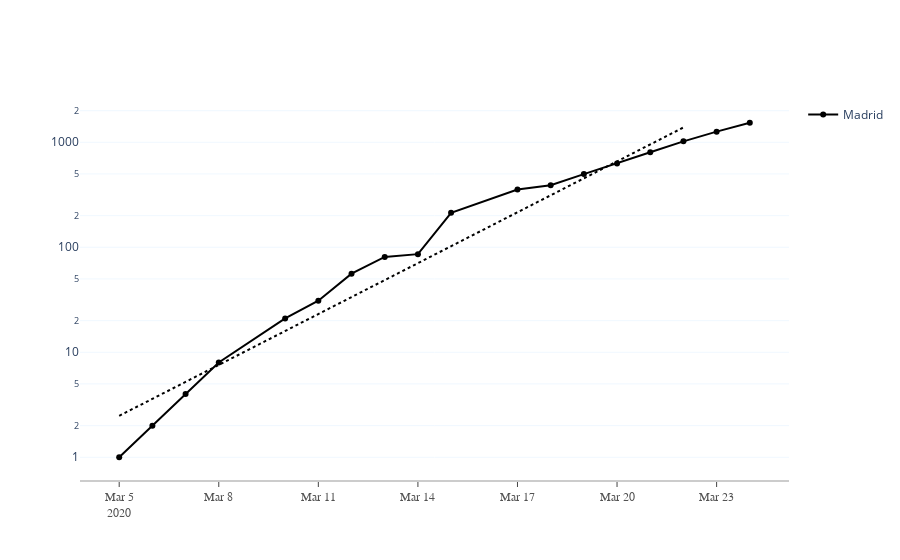

Here is the notebook cell this chart was saved with:
### Code cell
madrid.plotly_fig_with_prediction(True, 'date', 17, color="black")

### Figure 1 — Plotly figure (JSON) as saved in the notebook; plotly's stock layout.template omitted (floating-point values rounded to 4 significant figures)
{"data": [{"line": {"color": "black"}, "mode": "lines+markers", "name": "Madrid", "type": "scatter", "x": ["2020-03-05", "2020-03-06", "2020-03-07", "2020-03-08", "2020-03-10", "2020-03-11", "2020-03-12", "2020-03-13", "2020-03-14", "2020-03-15", "2020-03-17", "2020-03-18", "2020-03-19", "2020-03-20", "2020-03-21", "2020-03-22", "2020-03-23", "2020-03-24"], "y": [1, 2, 4, 8, 21, 31, 56, 81, 86, 213, 355, 390, 498, 628, 804, 1021, 1263, 1535]}, {"line": {"color": "black", "dash": "dot"}, "mode": "lines", "showlegend": false, "type": "scatter", "x": ["2020-03-05T00:00:00", "2020-03-06T00:00:00", "2020-03-07T00:00:00", "2020-03-08T00:00:00", "2020-03-09T00:00:00", "2020-03-10T00:00:00", "2020-03-11T00:00:00", "2020-03-12T00:00:00", "2020-03-13T00:00:00", "2020-03-14T00:00:00", "2020-03-15T00:00:00", "2020-03-16T00:00:00", "2020-03-17T00:00:00", "2020-03-18T00:00:00", "2020-03-19T00:00:00", "2020-03-20T00:00:00", "2020-03-21T00:00:00", "2020-03-22T00:00:00"], "y": [2.482, 3.6, 5.222, 7.575, 10.99, 15.94, 23.12, 33.55, 48.66, 70.59, 102.4, 148.5, 215.5, 312.6, 453.4, 657.8, 954.2, 1384.0]}], "layout": {"plot_bgcolor": "white", "showlegend": true, "xaxis": {"linecolor": "rgb(204, 204, 204)", "linewidth": 2, "showgrid": false, "showline": true, "showticklabels": true, "tickfont": {"color": "rgb(82, 82, 82)", "family": "Arial", "size": 12}, "ticks": "outside"}, "yaxis": {"gridcolor": "aliceblue", "showgrid": true, "showline": false, "showticklabels": true, "type": "log", "zeroline": false}}}
